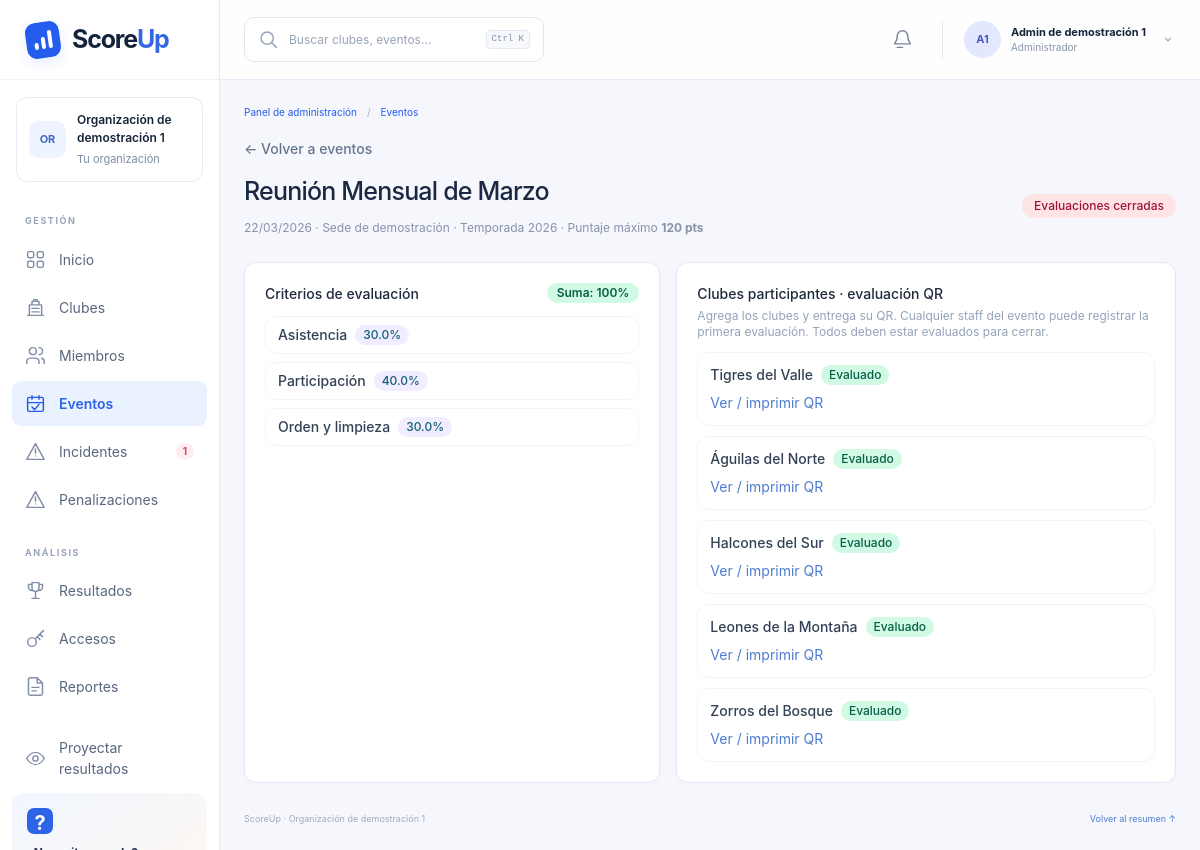
The page /admin/eventos/ev-2 (signed in) on the database its author committed.
### tables this page shows
CREATE TABLE organizaciones (
    id TEXT PRIMARY KEY, nombre TEXT NOT NULL, fecha_creacion TEXT
);

CREATE TABLE users (
    id TEXT PRIMARY KEY, organizacion_id TEXT NOT NULL, nombre TEXT NOT NULL,
    username TEXT NOT NULL, password TEXT NOT NULL, rol TEXT NOT NULL,
    evento_id TEXT, club_id TEXT
);

CREATE TABLE eventos (
    id TEXT PRIMARY KEY, organizacion_id TEXT NOT NULL, nombre TEXT NOT NULL,
    fecha TEXT, lugar TEXT, tipo TEXT, temporada TEXT,
    puntaje_maximo INTEGER NOT NULL, cerrado INTEGER NOT NULL DEFAULT 0
);

CREATE TABLE criterios (
    id TEXT PRIMARY KEY, evento_id TEXT NOT NULL, nombre TEXT NOT NULL, peso REAL NOT NULL
);

CREATE TABLE clubs (
    id TEXT PRIMARY KEY, nombre TEXT NOT NULL, organizacion_id TEXT NOT NULL,
    miembros TEXT NOT NULL
);

CREATE TABLE evento_club (
    id TEXT PRIMARY KEY, evento_id TEXT NOT NULL, club_id TEXT NOT NULL,
    staff_principal_id TEXT
);

### app.py (the view)
@app.route("/admin/eventos/<evento_id>")
def admin_evento_detalle(evento_id):
    user = require_rol("admin")
    view = db_org(user)
    evento = find(view, "eventos", "id", evento_id)
    if not evento:
        abort(404)
    criterios = [c for c in view["criterios"] if c.evento_id == evento.id]
    ecs = [x for x in view["evento_club"] if x.evento_id == evento.id]
    staffs = [u for u in view["users"] if u.rol == "staff" and u.evento_id == evento.id]
    pendientes = []
    for ec in ecs:
        if not any(e.evento_id == evento.id and e.club_id == ec.club_id and e.oficial
                   for e in view["evaluaciones"]):
            pendientes.append(ec)
    act = actividad_staff(db=view, evento=evento)
    suma_pesos = sum(c.peso for c in criterios)
    creados = _accesos_generados.pop(user.id, None)
    return render_template("admin/evento_detalle.html", user=user, db=view, evento=evento,
                           criterios=criterios, ecs=ecs, staffs=staffs, pendientes=pendientes,
                           act=act, suma_pesos=suma_pesos, creados=creados,
                           fmt_fecha=fmt_fecha, fmt_pts=fmt_pts)

### app.py (called while the page is built, shortened)
@app.before_request
def _abrir_transaccion():
    global DB
    _db_lock.acquire()
    g.db_locked = True
    g.connection = persist.connect()
    g.connection.execute("BEGIN IMMEDIATE" if request.method == "POST" else "BEGIN")
    DB = persist.load(g.connection)
    user = current_user()
    if request.path.startswith(("/admin", "/staff")) or request.path == "/director":
        if user is None:
            return redirect(url_for("login"))

@app.after_request
def _confirmar_transaccion(response):
    conn = g.get("connection")
    if conn is not None:
        if request.method == "POST" and response.status_code < 400:
            persist.save(DB, conn)
            conn.commit()
        else:
            conn.rollback()
    response.headers["X-Content-Type-Options"] = "nosniff"
    response.headers["Referrer-Policy"] = "same-origin"
    response.headers["Cache-Control"] = "no-store"
    return response

@app.teardown_request
def _cerrar_transaccion(exc=None):
    conn = g.pop("connection", None)
    if conn is not None:
        conn.rollback()
        conn.close()
    if g.pop("db_locked", False):
        _db_lock.release()

def _eventos_org(user):
    return [e for e in DB["eventos"] if e.organizacion_id == user.organizacion_id]

def _clubs_org(user):
    return [c for c in DB["clubs"] if c.organizacion_id == user.organizacion_id]

def current_user():
    uid = session.get("user_id")
    if not uid:
        return None
    return find(DB, "users", "id", uid)

def require_rol(*roles):
    user = current_user()
    if user is None:
        return redirect(url_for("login"))
    if user.rol not in roles:
        abort(403)
    return user

@app.before_request
def _proteger_uploads_antiguos():
    if request.path.startswith("/static/uploads/"):
        return evidencia(request.path.rsplit("/", 1)[-1])

### calc.py (called while the page is built)
def actividad_staff(db, evento):
    total = sum(ec.evento_id == evento.id for ec in db["evento_club"])
    filas = []
    for user in db["users"]:
        if user.rol == "staff" and user.evento_id == evento.id:
            completadas = sum(e.oficial and e.evento_id == evento.id and e.evaluador_id == user.id for e in db["evaluaciones"])
            filas.append({"staff": user, "total": total, "completadas": completadas})
    return {"por_staff": filas, "respaldos": sum(not e.oficial and e.evento_id == evento.id for e in db["evaluaciones"])}

def find(db, kind, key, value):
    for item in db[kind]:
        if getattr(item, key) == value:
            return item
    return None

### templates/admin/evento_detalle.html (shortened to what this page needs)
{% extends "admin/layout.html" %}
{% set active = 'eventos' %}
{% block content %}
<a href="{{ url_for('admin_eventos') }}" class="mb-4 inline-block text-sm font-medium text-slate-500 hover:text-cyan-700">← Volver a eventos</a>
<div class="flex flex-wrap items-center justify-between gap-3">
  <div>
    <h1 class="text-xl font-bold text-slate-800">{{ evento.nombre }}</h1>
    <p class="mt-0.5 text-sm text-slate-500">{{ fmt_fecha(evento.fecha) }} · {{ evento.lugar }} · Temporada {{ evento.temporada }} · Puntaje máximo <b>{{ evento.puntaje_maximo }} pts</b></p>
  </div>
  {% if evento.cerrado %}
  <span class="rounded-full bg-rose-100 px-3 py-1 text-xs font-medium text-rose-800">Evaluaciones cerradas</span>
  {% endif %}
</div>
<div class="mt-6 grid gap-4 lg:grid-cols-[1fr_1.2fr]">
  <div class="rounded-2xl border border-slate-200 bg-white p-5 shadow-sm">
    <div class="mb-3 flex items-center justify-between">
      <h2 class="font-semibold text-slate-800">Criterios de evaluación</h2>
      {% if suma_pesos == 100 %}
      <span class="rounded-full bg-emerald-100 px-2.5 py-0.5 text-xs font-semibold text-emerald-800">Suma: 100%</span>
      {% else %}
      <span class="rounded-full bg-rose-100 px-2.5 py-0.5 text-xs font-semibold text-rose-800">Suma: {{ suma_pesos }}% ¡debe ser 100%!</span>
      {% endif %}
    </div>
    <div class="space-y-2">
      {% for c in criterios %}
      <div class="flex items-center justify-between rounded-xl border border-slate-100 px-3 py-2">
        <div class="flex items-center gap-2">
          <span class="text-sm font-medium text-slate-700">{{ c.nombre }}</span>
          <span class="rounded-full bg-cyan-100 px-2 py-0.5 text-xs font-medium text-cyan-800">{{ c.peso }}%</span>
        </div>
      </div>
      {% endfor %}
    </div>
  </div>
  <div class="rounded-2xl border border-slate-200 bg-white p-5 shadow-sm">
    <h2 class="mb-1 font-semibold text-slate-800">Clubes participantes · evaluación QR</h2>
    <p class="mb-3 text-xs text-slate-400">Agrega los clubes y entrega su QR. Cualquier staff del evento puede registrar la primera evaluación. Todos deben estar evaluados para cerrar.</p>
    <div class="space-y-2.5">
      {% for ec in ecs %}
      {% set club = db.clubs | selectattr('id','equalto', ec.club_id) | first %}
      {% set evaluado = db.evaluaciones | selectattr('evento_id','equalto', evento.id) | selectattr('club_id','equalto', club.id) | selectattr('oficial') | list | length > 0 %}
      <div class="rounded-xl border border-slate-100 p-3">
        <div class="flex items-center justify-between">
          <div class="flex items-center gap-2">
            <span class="text-sm font-medium text-slate-700">{{ club.nombre }}</span>
            {% if evaluado %}<span class="rounded-full bg-emerald-100 px-2 py-0.5 text-xs font-medium text-emerald-800">Evaluado</span>
            {% else %}<span class="rounded-full bg-amber-100 px-2 py-0.5 text-xs font-medium text-amber-800">Pendiente</span>{% endif %}
          </div>
        </div>
        <a class="inline-block mt-2 text-sm text-cyan-700" href="{{ url_for('admin_club_qr', club_id=club.id) }}">Ver / imprimir QR</a>
      </div>
      {% endfor %}
    </div>
  </div>
</div>
{% endblock %}

### templates/admin/layout.html (shortened to what this page needs)
{% from 'admin/icons.html' import icon %}
<!doctype html>
<html lang="es">
<head>
  <link rel="stylesheet" href="{{ url_for('static', filename='admin-utilities.css') }}">
  <link rel="stylesheet" href="{{ url_for('static', filename='admin.css') }}">
  <link rel="stylesheet" href="{{ url_for('static', filename='admin-management.css') }}">
  <link rel="stylesheet" href="{{ url_for('static', filename='panel-theme.css') }}">
  <link rel="stylesheet" href="{{ url_for('static', filename='mobile-panels.css') }}">
</head>
<body class="admin-shell" data-panel-theme>
  <aside class="admin-sidebar" id="admin-sidebar">
    <a class="admin-brand" href="{{ url_for('panel_admin') }}"><span class="admin-brand-icon"><i></i><i></i><i></i></span><span>Score<span>Up</span></span></a>
    <div class="admin-org"><span class="admin-avatar">{{ admin_shell.organizacion.nombre[:2]|upper }}</span><div><strong>{{ admin_shell.organizacion.nombre }}</strong><small>Tu organización</small></div></div>
    <nav aria-label="Administración">
      {% for grupo, items in [('GESTIÓN',[('dashboard','Inicio'),('clubes','Clubes'),('miembros','Miembros'),('eventos','Eventos'),('incidentes','Incidentes'),('penalizaciones','Penalizaciones')]),('ANÁLISIS',[('resultados','Resultados'),('usuarios','Accesos'),('reportes','Reportes')])] %}
      <p class="admin-nav-label">{{ grupo }}</p>
      {% for key, label in items %}<a class="admin-nav-link {{ 'is-active' if active == key else '' }}" href="{{ url_for('panel_admin' if key == 'dashboard' else 'admin_' ~ key) }}" {% if active == key %}aria-current="page"{% endif %}>{{ icon(key) }}<span>{{ label }}</span>{% if key == 'incidentes' and admin_shell.incidentes_abiertos %}<b class="admin-nav-count is-red">{{ admin_shell.incidentes_abiertos }}</b>{% elif key == 'reportes' and correcciones_pendientes %}<b class="admin-nav-count">{{ correcciones_pendientes }}</b>{% endif %}</a>{% endfor %}
      {% endfor %}
      <a class="admin-nav-link admin-projector" href="{{ url_for('admin_mostrar_resultado') }}">{{ icon('eye') }}<span>Proyectar resultados</span></a>
    </nav>
    <details class="admin-help"><summary><span>?</span><strong></strong></summary></details>
  </aside>
  <div class="admin-workspace">
    <header class="admin-topbar">
      <div class="admin-search" role="search">{{ icon('search') }}<input id="admin-search-input" type="search" placeholder="Buscar clubes, eventos…" autocomplete="off" aria-controls="admin-search-results" aria-expanded="false"><kbd>Ctrl K</kbd></div>
      <div class="admin-topbar-right"><a class="admin-notifications" href="{{ url_for('admin_reportes', tipo='correcciones') }}" aria-label="Correcciones pendientes: {{ correcciones_pendientes }}">{{ icon('bell') }}{% if correcciones_pendientes %}<b>{{ correcciones_pendientes }}</b>{% endif %}</a><details class="admin-user-menu"><summary><span class="admin-avatar">{{ user.nombre[0]|upper }}{{ user.nombre.split()[-1][0]|upper if user.nombre.split()|length > 1 else '' }}</span><span><strong>{{ user.nombre }}</strong><small>Administrador</small></span>{{ icon('chevron') }}</summary><div><p>Sesión de administrador</p><a href="{{ url_for('logout') }}">Cerrar sesión →</a></div></details></div>
    </header>
    <main class="admin-main">
      <div class="admin-breadcrumb"><a href="{{ url_for('panel_admin') }}">Panel de administración</a><span>/</span><span>{{ {'dashboard':'Inicio','clubes':'Clubes','miembros':'Miembros','eventos':'Eventos','incidentes':'Incidentes','penalizaciones':'Penalizaciones','usuarios':'Accesos','resultados':'Resultados','reportes':'Reportes'}.get(active, 'Gestión') }}</span></div>
      <div class="{{ 'admin-management' if active != 'dashboard' else '' }}">{% block content %}{% endblock %}</div>
      {% if active != 'dashboard' %}<footer class="admin-management-footer"><span>ScoreUp · {{ admin_shell.organizacion.nombre }}</span><a href="{{ url_for('panel_admin') }}">Volver al resumen ↑</a></footer>{% endif %}
    </main>
  </div>
</body>
</html>

### static/admin-management.css (style rules this page uses)
.admin-management { padding-top:3px; }
.admin-management h1 { font-size:25px; font-weight:450; letter-spacing:-.8px; line-height:1.35; color:#1a2841; }
.admin-management h1+p { margin-top:9px; color:#8793a9; font-size:12px; font-weight:400; }
.admin-management-footer { display:flex; justify-content:space-between; flex-wrap:wrap; gap:12px; margin-top:29px; color:#a0aabd; font-size:9px; }
.admin-management-footer a { color:#9485c1; }
.admin-management [class~="rounded-2xl"][class~="bg-white"] { border-color:#e5e8f2; border-radius:12px; box-shadow:0 2px 4px #24365d03; }
.admin-management h2,.admin-management h3 { font-weight:550; }
.admin-management .shadow-sm { box-shadow:0 2px 4px #27345703; }

### static/panel-theme.css (style rules this page uses)
:root { --panel-blue:#245cee; --panel-blue-dark:#214fcf; --panel-orange:#ffb16a; --panel-soft:#eef4ff; --panel-scroll:0%; }
[data-panel-theme]::before { content:""; position:fixed; top:0; left:0; width:var(--panel-scroll); height:3px; background:linear-gradient(90deg,#ffca91,#ffab61); z-index:90; pointer-events:none; }
.admin-shell { --admin-purple:#245cee; background:#f5f8ff; }
.staff-logo,.admin-brand-icon { background:#245cee; box-shadow:0 5px 13px #245cee1c; }
.staff-nav a.is-active,.admin-nav-link.is-active { background:#eaf1ff; color:#2c64e7; }
.staff-avatar,.admin-avatar { background:#edf3ff; color:#416cbd; }
.staff-sidebar-note,.admin-help { background:linear-gradient(145deg,#f1f6ff,#fff8f0); border-color:#e4ebfb; }
.admin-help summary>span { background:#2d64e7; }
.admin-help b,.admin-brand>span>span { color:#3567e4; }
.staff-topbar,.admin-topbar { background:#ffffffee; border-color:#e6ecf8; }
.admin-management .text-cyan-700,.admin-shell .text-cyan-700,.admin-management-footer a { color:#4e7bd2; }
.admin-main,.staff-main { scroll-behavior:smooth; }

### rows shown on the page
organizaciones: organizacion "OR", organizacion.nombre "Organización de demostración 1"
users: nombre "A", nombre.split|length "1", nombre "Admin de demostración 1"
eventos: nombre "Reunión Mensual de Marzo", fecha "22/03/2026", lugar "Sede de demostración", temporada "2026", puntaje_maximo "120"
criterios: nombre "Asistencia", peso "30.0"
criterios: nombre "Participación", peso "40.0"
criterios: nombre "Orden y limpieza", peso "30.0"
clubs: nombre "Tigres del Valle"
clubs: nombre "Águilas del Norte"
clubs: nombre "Halcones del Sur"
clubs: nombre "Leones de la Montaña"
clubs: nombre "Zorros del Bosque"

### other values the page prints
{{ grupo }} "GESTIÓN" "ANÁLISIS"
{{ label }} "Inicio" "Clubes" "Miembros" "Eventos" "Incidentes" "Penalizaciones" "Resultados" "Accesos" "Reportes"
{{ admin_shell.incidentes_abiertos }} "1"
